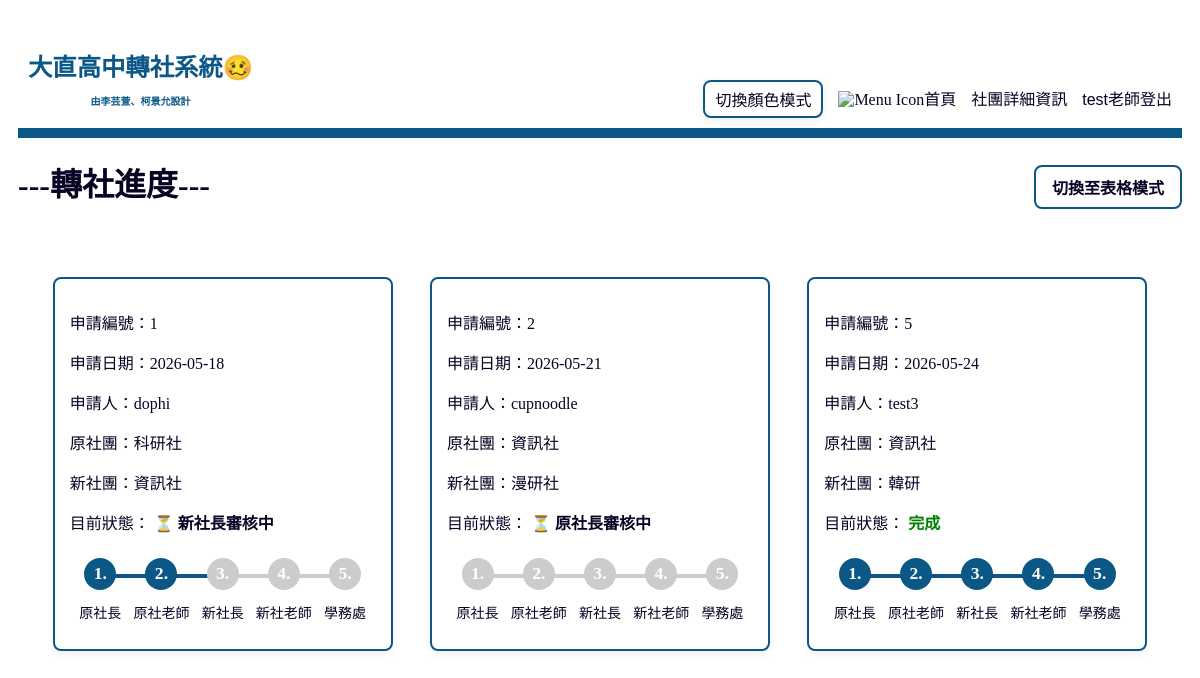
/transfer/progress/ (signed in), run on an earlier commit of the app's database.
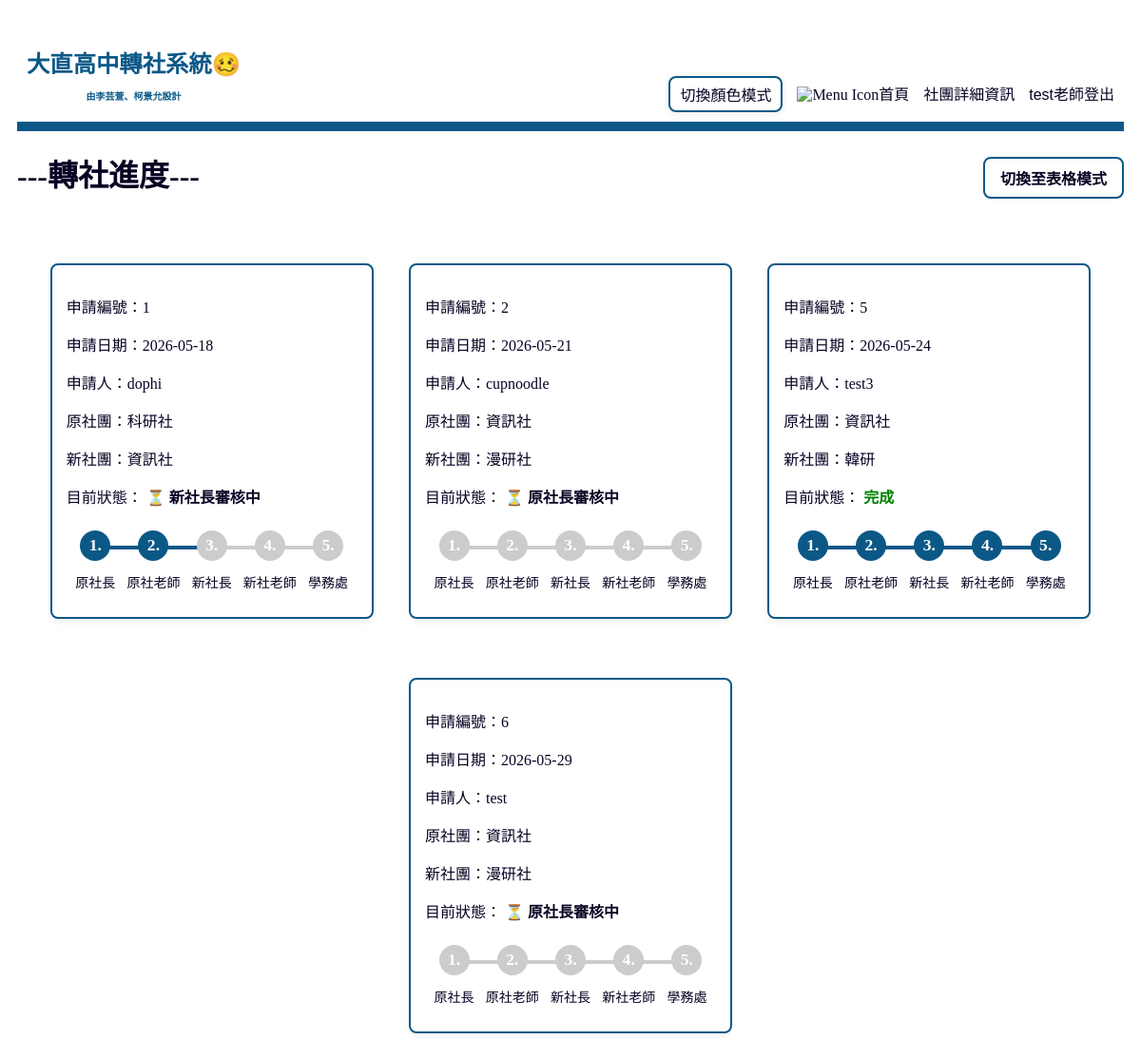
And on a later commit of the database.
### transfer/models.py (models this page shows, shortened)
class TransferRequest(models.Model):
    STATUS_CHOICES = [
        (0, '原社長審核中'),
        (1, '原老師審核中'),
        (2, '新社長審核中'),
        (3, '新老師審核中'),
        (4, '學務處審核中'),
        (5, '完成'),
        (6, '已退回 (原社長拒絕)'),
        (7, '已退回 (原老師拒絕)'),
        (8, '已退回 (新社長拒絕)'),
        (9, '已退回 (新老師拒絕)'),
    ]
    student = models.ForeignKey(User, on_delete=models.CASCADE, related_name='transfer_requests', verbose_name="申請人")
    old_club = models.ForeignKey(Club, on_delete=models.CASCADE, related_name='outgoing_requests', verbose_name="原社團")
    new_club = models.ForeignKey(Club, on_delete=models.CASCADE, related_name='incoming_requests', verbose_name="新社團")
    status = models.IntegerField(choices=STATUS_CHOICES, default=0, verbose_name="進度狀態")
    created_at = models.DateTimeField(auto_now_add=True, verbose_name="申請時間")

class Club(models.Model):
    name = models.CharField(max_length=100, unique=True, verbose_name="社團名稱")
    max_participants = models.IntegerField(verbose_name="人數上限")
    founder = models.ForeignKey(User, on_delete=models.SET_NULL, null = True,related_name='founded_clubs', verbose_name="社長")
    teacher = models.ForeignKey(User, on_delete=models.SET_NULL, null = True, related_name='taught_clubs', verbose_name="指導老師")
    description = models.TextField(max_length=200, unique=True, verbose_name="社團介紹", blank=True, null=True)

### transfer/views.py (the view)
# urls.py: path('progress/', views.progress, name='progress'),
@login_required
def progress(request):
    user = request.user
    if user.is_staff or user.is_superuser:#判斷如果是「學務處 / 最高管理員」，可以直接看到所有的申請單
        requests = TransferRequest.objects.all()
    else:   #如果是一般登入者（可能是學生、社長、或老師）
        requests = TransferRequest.objects.filter(
            Q(student=user) |                  # 條件A: 申請人自己
            Q(old_club__founder=user) |        # 條件B: 原社團的社長
            Q(new_club__founder=user) |        # 條件C: 新社團的社長
            Q(old_club__teacher=user) |        # 條件D: 原社團的指導老師
            Q(new_club__teacher=user)          # 條件E: 新社團的指導老師
        ).distinct()
    return render(request, 'transfer/progress.html', {'requests': requests})

### transfer/templates/transfer/progress.html (shortened to what this page needs)
{% extends "base.html" %}
{% block main %}
    <div class="page-header">
        <h1>---轉社進度---</h1>
        <label for="view-toggle" class="toggle-btn">
            <span class="text-card">切換至表格模式 </span>
        </label>
    </div>
    <div class="content-wrapper">
        {% if requests %}
            <div class="view-card progress-list">
              {% for req in requests %}
                <section class="apply-card">
                  <p>申請編號：{{ req.id }}</p>
                  <p>申請日期：{{ req.created_at|date:"Y-m-d" }}</p>
                  <p>申請人：{{ req.student.username }}</p>
                  <p>原社團：{{ req.old_club.name }}</p>
                  <p>新社團：{{ req.new_club.name }}</p>
                  <p>目前狀態：
                    {% if req.status >= 6 %}
                      <strong style="color: red;">{{ req.get_status_display }}</strong>
                    {% elif req.status == 5 %}
                      <strong style="color: green;">{{ req.get_status_display }}</strong>
                    {% else %}
                      <strong>⏳ {{ req.get_status_display }}</strong>
                    {% endif %}
                  </p>
                  <div class="stepper">
                    <div class="step {% if req.status >= 1 and req.status <= 5 %}active{% elif req.status >= 6  and req.status <= 9 %}rejected{% endif %}">
                      <div class="circle">1.</div>
                      <div class="label">原社長</div>
                    </div>
                    <div class="step {% if req.status >= 2 and req.status <= 5 %}active{% elif req.status >= 7 and req.status <= 9 %}rejected{% endif %}">
                      <div class="circle">2.</div>
                      <div class="label">原社老師</div>
                    </div>
                    <div class="step {% if req.status >= 3 and req.status <= 5 %}active{% elif req.status >= 8 and req.status <= 9 %}rejected{% endif %}">
                      <div class="circle">3.</div>
                      <div class="label">新社長</div>
                    </div>
                    <div class="step {% if req.status >= 4 and req.status <= 5 %}active{% elif req.status == 9 %}rejected{% endif %}">
                      <div class="circle">4.</div>
                      <div class="label">新社老師</div>
                    </div>
                    <div class="step {% if req.status == 5 %}active{% endif %}">
                      <div class="circle">5.</div>
                      <div class="label">學務處</div>
                    </div>
                  </div>
                </section>
              {% endfor %}
            </div>
        {% else %}
            <p>目前沒有任何轉社申請。</p>
        {% endif %}
    </div>
{% endblock %}

What changed in the data, as far as the page shows it:
added TransferRequest: id "6", created_at "2026-05-29", student.username "test", old_club.name "資訊社", new_club.name "漫研社", status "原社長審核中"
